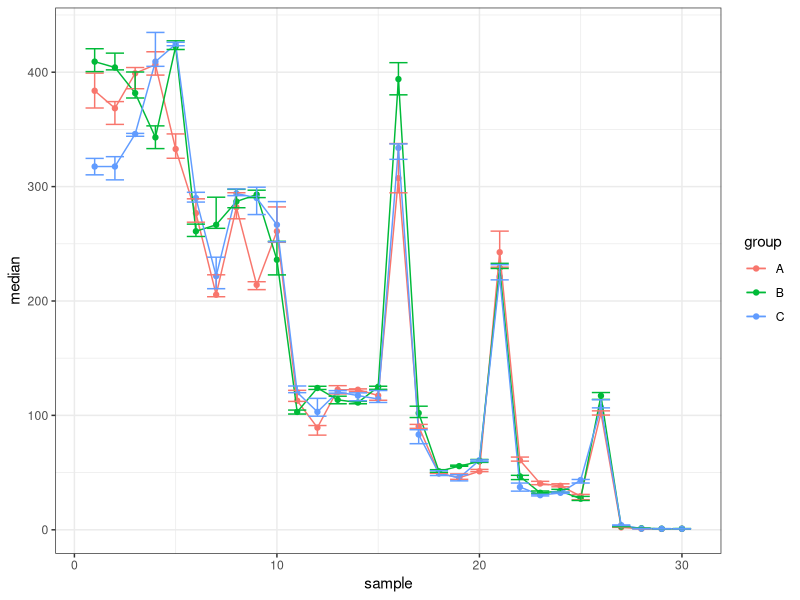

Here is the R script that generated this plot:
## ---- chunk 1
knitr::opts_chunk$set(
  echo = TRUE,
  message = FALSE,
  warning = FALSE
)
## ---- chunk 2
library(tidyverse)
library(readxl)
library(knitr)
## ---- chunk 3
elrod_dat <- read_excel("data/Elrod_2020_2_17_Treated_Virgin.xlsx", 
                        col_names = c("sample", "value"))

kable(head(elrod_dat))
## ---- chunk 4
elrod_tidy <- elrod_dat %>% 
  mutate(
    group = str_extract(sample, "[A-C]$"),
    sample = as.numeric(str_replace(sample, "[A-C]$", ""))
  ) %>% 
  group_by(group, sample) %>% 
  summarize(
    min = min(value),
    max = max(value),
    median = median(value)
  ) 

kable(head(elrod_tidy))
## ---- chunk 5
elrod_tidy %>% 
  ggplot(aes(sample, median, color = group)) + 
  geom_point() +
  geom_line() + 
  geom_errorbar(aes(ymin = min, ymax = max)) + 
  theme_bw()

